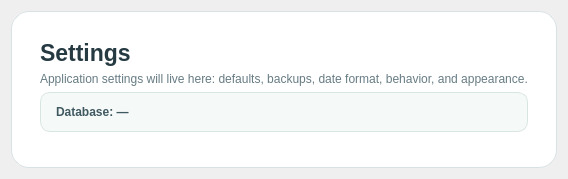
         <widget class="QWidget" name="pageSettings">
          <layout class="QVBoxLayout">
           <item>
            <widget class="QFrame" name="settingsPlaceholder">
             <property name="styleSheet">
              <string>QFrame#settingsPlaceholder{background:#FFFFFF;border:1px solid #D8E2E5;border-radius:18px;}</string>
             </property>
             <layout class="QVBoxLayout">
              <property name="leftMargin">
               <number>28</number>
              </property>
              <property name="topMargin">
               <number>28</number>
              </property>
              <property name="rightMargin">
               <number>28</number>
              </property>
              <property name="bottomMargin">
               <number>28</number>
              </property>
              <item>
               <widget class="QLabel">
                <property name="text">
                 <string>Settings</string>
                </property>
                <property name="styleSheet">
                 <string>font-size:23px;font-weight:850;color:#263A42;</string>
                </property>
               </widget>
              </item>
              <item>
               <widget class="QLabel">
                <property name="text">
                 <string>Application settings will live here: defaults, backups, date format, behavior, and appearance.</string>
                </property>
                <property name="styleSheet">
                 <string>color:#667B83;font-size:12px;</string>
                </property>
               </widget>
              </item>
              <item>
               <widget class="QLabel" name="lblDatabasePath">
                <property name="text">
                 <string>Database: —</string>
                </property>
                <property name="wordWrap">
                 <bool>true</bool>
                </property>
                <property name="styleSheet">
                 <string>background:#F5F9F8;border:1px solid #D8E6E2;border-radius:10px;padding:12px;color:#405960;font-weight:700;</string>
                </property>
               </widget>
              </item>
              <item>
               <spacer>
                <property name="orientation">
                 <enum>Qt::Vertical</enum>
                </property>
               </spacer>
              </item>
             </layout>
            </widget>
           </item>
          </layout>
         </widget>
